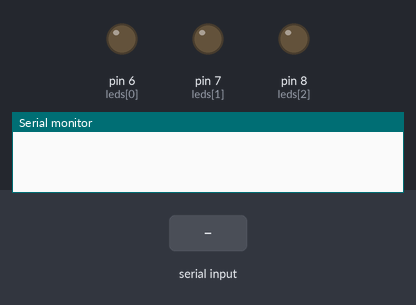
Bench run of a sketch on a simulated Arduino Uno, built with avr-gcc and run on an emulated ATmega328P. Parts: output pins drawn as LEDs (lit = HIGH), the last lines printed to the serial monitor. The inputs (shaded band) are chosen by the test bench.

Above: at 1.2 s.
1.3 s: "1" received over the second serial link
At 2.5 s:
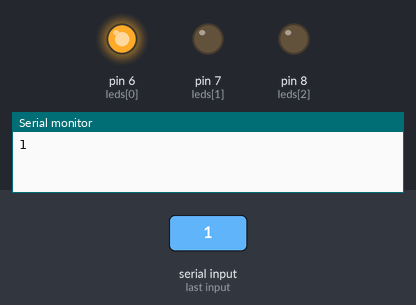
2.8 s: "1" received over Serial
At 3.8 s:
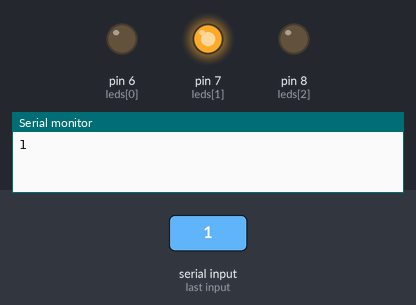
Timing chart, 0 to 5.8 s (numbered marks = the images above; inputs shaded):
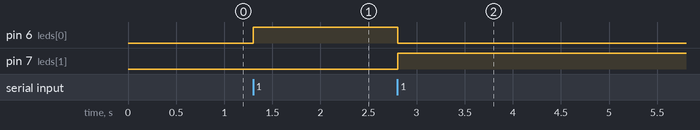

The sketch:

varios_leds.ino
```cpp
#include <SoftwareSerial.h>

int rx = 10;
int tx = 11;
int leds[] = {6, 7, 8};
int cuantos = 3;
int c = 0;

SoftwareSerial xbee_serial(rx,tx);

int baud_rate = 9600;

void setup() {
  // put your setup code here, to run once:
  Serial.begin(baud_rate);
  xbee_serial.begin(baud_rate);
  pinMode(leds[0], OUTPUT);
  pinMode(leds[1], OUTPUT);
  pinMode(leds[2], OUTPUT);
}

void loop() {
  // put your main code here, to run repeatedly:
  while(xbee_serial.available()>0)
  {
    Serial.write(xbee_serial.read());
    c++;
  }
  while(Serial.available()>0)
  {
    xbee_serial.write(Serial.read());
    c++;
  }
  if(c==3)
    c=0;
  if(c!=0)
  {
    digitalWrite(leds[c-1], HIGH);
    digitalWrite(leds[c%cuantos], LOW);
    digitalWrite(leds[(c+1)%cuantos], LOW);
  }
}
```

Measured:
- after the input at 1.3 s, pin 6 (leds[0]): LOW → HIGH at once
- after the input at 2.8 s, pin 6 (leds[0]): HIGH → LOW at once; pin 7 (leds[1]): LOW → HIGH at once
